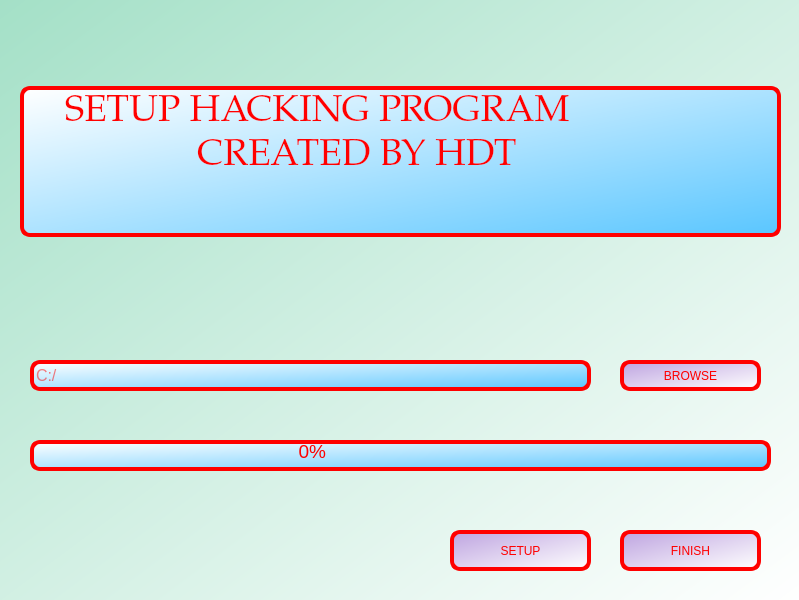
<?xml version="1.0" encoding="UTF-8"?>
<ui version="4.0">
 <class>Dialog</class>
 <widget class="QDialog" name="Dialog">
  <property name="geometry">
   <rect>
    <x>0</x>
    <y>0</y>
    <width>799</width>
    <height>600</height>
   </rect>
  </property>
  <property name="windowTitle">
   <string>Dialog</string>
  </property>
  <widget class="QLineEdit" name="lineEdit">
   <property name="geometry">
    <rect>
     <x>30</x>
     <y>360</y>
     <width>561</width>
     <height>31</height>
    </rect>
   </property>
   <property name="font">
    <font>
     <family>MS Shell Dlg 2</family>
     <pointsize>12</pointsize>
     <weight>9</weight>
     <italic>false</italic>
     <bold>false</bold>
    </font>
   </property>
   <property name="autoFillBackground">
    <bool>false</bool>
   </property>
   <property name="styleSheet">
    <string notr="true">QLineEdit {
	border: 4px solid red;
	border-radius: 10px;
	background-color: qlineargradient(spread:pad, x1:0.995025, y1:1, x2:0, y2:0, stop:0 rgba(90, 198, 255, 255), stop:1 rgba(255, 255, 255, 255));
	font: 75 12pt &quot;MS Shell Dlg 2&quot;;
	color: red;
}

QLineEdit:focus {
	background:qlineargradient(spread:pad, x1:0.523, y1:0, x2:0.507, y2:1, stop:0 rgba(158, 99, 255, 255), stop:1 rgba(85, 255, 151, 255));
}</string>
   </property>
   <property name="placeholderText">
    <string>C:/</string>
   </property>
  </widget>
  <widget class="QPushButton" name="browse">
   <property name="geometry">
    <rect>
     <x>620</x>
     <y>360</y>
     <width>141</width>
     <height>31</height>
    </rect>
   </property>
   <property name="cursor">
    <cursorShape>PointingHandCursor</cursorShape>
   </property>
   <property name="styleSheet">
    <string notr="true">QPushButton{
	font: 12pt &quot;Palatino Linotype&quot;;
	color: red;
	background-color: qlineargradient(spread:pad, x1:0, y1:0, x2:1, y2:1, stop:0 rgba(190, 164, 224, 255), stop:1 rgba(255, 255, 255, 255));
	border: 4px solid red;
	border-radius: 10px;
}

QPushButton:hover{
	background-color: qlineargradient(spread:pad, x1:0.995025, y1:1, x2:0, y2:0, stop:0 rgba(93, 255, 0, 255), stop:1 rgba(255, 255, 255, 255));
}</string>
   </property>
   <property name="text">
    <string>BROWSE</string>
   </property>
  </widget>
  <widget class="QPushButton" name="setupbtn">
   <property name="enabled">
    <bool>false</bool>
   </property>
   <property name="geometry">
    <rect>
     <x>450</x>
     <y>530</y>
     <width>141</width>
     <height>41</height>
    </rect>
   </property>
   <property name="cursor">
    <cursorShape>PointingHandCursor</cursorShape>
   </property>
   <property name="styleSheet">
    <string notr="true">QPushButton{
	font: 15pt &quot;Palatino Linotype&quot;;
	color: red;
	background-color: qlineargradient(spread:pad, x1:0, y1:0, x2:1, y2:1, stop:0 rgba(190, 164, 224, 255), stop:1 rgba(255, 255, 255, 255));
	border: 4px solid red;
	border-radius: 10px;
}

QPushButton:hover{
	background-color: qlineargradient(spread:pad, x1:0.995025, y1:1, x2:0, y2:0, stop:0 rgba(93, 255, 0, 255), stop:1 rgba(255, 255, 255, 255));
}</string>
   </property>
   <property name="text">
    <string>SETUP</string>
   </property>
  </widget>
  <widget class="QPushButton" name="finish">
   <property name="enabled">
    <bool>false</bool>
   </property>
   <property name="geometry">
    <rect>
     <x>620</x>
     <y>530</y>
     <width>141</width>
     <height>41</height>
    </rect>
   </property>
   <property name="cursor">
    <cursorShape>PointingHandCursor</cursorShape>
   </property>
   <property name="styleSheet">
    <string notr="true">QPushButton{
	font: 15pt &quot;Palatino Linotype&quot;;
	color: red;
	background-color: qlineargradient(spread:pad, x1:0, y1:0, x2:1, y2:1, stop:0 rgba(190, 164, 224, 255), stop:1 rgba(255, 255, 255, 255));
	border: 4px solid red;
	border-radius: 10px;
}

QPushButton:hover{
	background-color: qlineargradient(spread:pad, x1:0.995025, y1:1, x2:0, y2:0, stop:0 rgba(93, 255, 0, 255), stop:1 rgba(255, 255, 255, 255));
}</string>
   </property>
   <property name="text">
    <string>FINISH</string>
   </property>
  </widget>
  <widget class="QPlainTextEdit" name="plainTextEdit">
   <property name="geometry">
    <rect>
     <x>20</x>
     <y>86</y>
     <width>761</width>
     <height>151</height>
    </rect>
   </property>
   <property name="font">
    <font>
     <family>Palatino Linotype</family>
     <pointsize>28</pointsize>
     <weight>50</weight>
     <italic>false</italic>
     <bold>false</bold>
    </font>
   </property>
   <property name="layoutDirection">
    <enum>Qt::LeftToRight</enum>
   </property>
   <property name="autoFillBackground">
    <bool>false</bool>
   </property>
   <property name="styleSheet">
    <string notr="true">font: 28pt &quot;Palatino Linotype&quot;;
color: red;
background-color: qlineargradient(spread:pad, x1:0.995025, y1:1, x2:0, y2:0, stop:0 rgba(90, 198, 255, 255), stop:1 rgba(255, 255, 255, 255));
border: 4px solid red;
border-radius: 10px;</string>
   </property>
   <property name="midLineWidth">
    <number>0</number>
   </property>
   <property name="tabChangesFocus">
    <bool>false</bool>
   </property>
   <property name="readOnly">
    <bool>true</bool>
   </property>
   <property name="plainText">
    <string>    SETUP HACKING PROGRAM
		 CREATED BY HDT</string>
   </property>
   <property name="backgroundVisible">
    <bool>false</bool>
   </property>
   <property name="centerOnScroll">
    <bool>false</bool>
   </property>
  </widget>
  <widget class="QProgressBar" name="progressBar">
   <property name="geometry">
    <rect>
     <x>30</x>
     <y>440</y>
     <width>741</width>
     <height>31</height>
    </rect>
   </property>
   <property name="font">
    <font>
     <pointsize>14</pointsize>
    </font>
   </property>
   <property name="cursor">
    <cursorShape>ArrowCursor</cursorShape>
   </property>
   <property name="styleSheet">
    <string notr="true">QProgressBar{
	border: 4px solid red;
	border-radius: 10px;
	background-color: qlineargradient(spread:pad, x1:0.995025, y1:1, x2:0, y2:0, stop:0 rgba(90, 198, 255, 255), stop:1 rgba(255, 255, 255, 255));
	color: red;
}
QProgressBar::chunk {
	background:qlineargradient(spread:pad, x1:0.523, y1:0, x2:0.507, y2:1, stop:0 rgba(158, 99, 255, 255), stop:1 rgba(85, 255, 151, 255));
	border-radius: 5px;
}
</string>
   </property>
   <property name="minimum">
    <number>0</number>
   </property>
   <property name="value">
    <number>0</number>
   </property>
   <property name="format">
    <string>                                                   %p%</string>
   </property>
  </widget>
  <widget class="QWidget" name="widget" native="true">
   <property name="geometry">
    <rect>
     <x>0</x>
     <y>0</y>
     <width>801</width>
     <height>601</height>
    </rect>
   </property>
   <property name="styleSheet">
    <string notr="true">background-color:qlineargradient(spread:pad, x1:0, y1:0, x2:1, y2:1, stop:0 rgba(164, 224, 199, 255), stop:1 rgba(255, 255, 255, 255))</string>
   </property>
  </widget>
  <zorder>widget</zorder>
  <zorder>lineEdit</zorder>
  <zorder>browse</zorder>
  <zorder>setupbtn</zorder>
  <zorder>finish</zorder>
  <zorder>plainTextEdit</zorder>
  <zorder>progressBar</zorder>
 </widget>
 <resources/>
 <connections/>
</ui>
